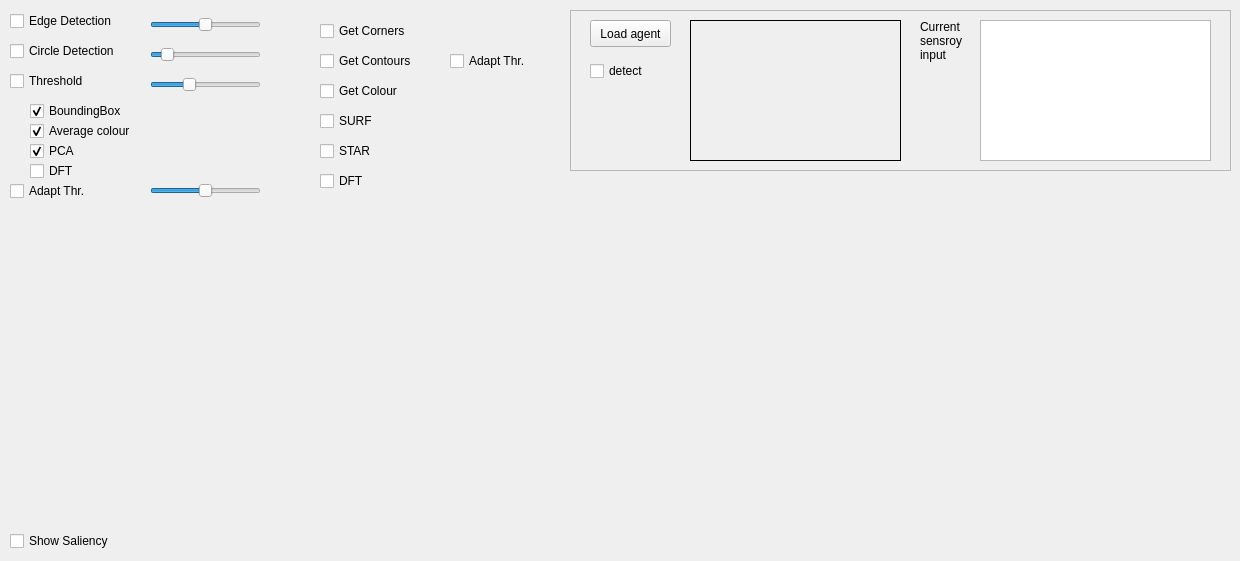
      <widget class="QWidget" name="tab_10">
       <attribute name="title">
        <string>CV</string>
       </attribute>
       <widget class="QSlider" name="horizontalSlider">
        <property name="geometry">
         <rect>
          <x>150</x>
          <y>10</y>
          <width>111</width>
          <height>29</height>
         </rect>
        </property>
        <property name="value">
         <number>50</number>
        </property>
        <property name="orientation">
         <enum>Qt::Horizontal</enum>
        </property>
       </widget>
       <widget class="QCheckBox" name="checkBox_2">
        <property name="geometry">
         <rect>
          <x>10</x>
          <y>10</y>
          <width>131</width>
          <height>22</height>
         </rect>
        </property>
        <property name="text">
         <string>Edge Detection</string>
        </property>
       </widget>
       <widget class="QSlider" name="horizontalSlider_2">
        <property name="geometry">
         <rect>
          <x>150</x>
          <y>40</y>
          <width>111</width>
          <height>29</height>
         </rect>
        </property>
        <property name="value">
         <number>10</number>
        </property>
        <property name="sliderPosition">
         <number>10</number>
        </property>
        <property name="orientation">
         <enum>Qt::Horizontal</enum>
        </property>
       </widget>
       <widget class="QCheckBox" name="checkBox_6">
        <property name="geometry">
         <rect>
          <x>10</x>
          <y>40</y>
          <width>141</width>
          <height>22</height>
         </rect>
        </property>
        <property name="text">
         <string>Circle Detection</string>
        </property>
       </widget>
       <widget class="QCheckBox" name="checkBox_15">
        <property name="geometry">
         <rect>
          <x>30</x>
          <y>140</y>
          <width>97</width>
          <height>22</height>
         </rect>
        </property>
        <property name="text">
         <string>PCA</string>
        </property>
        <property name="checked">
         <bool>true</bool>
        </property>
       </widget>
       <widget class="QCheckBox" name="checkBox_20">
        <property name="geometry">
         <rect>
          <x>30</x>
          <y>160</y>
          <width>101</width>
          <height>22</height>
         </rect>
        </property>
        <property name="text">
         <string>DFT</string>
        </property>
        <property name="checked">
         <bool>false</bool>
        </property>
       </widget>
       <widget class="QCheckBox" name="checkBox_14">
        <property name="geometry">
         <rect>
          <x>30</x>
          <y>120</y>
          <width>131</width>
          <height>22</height>
         </rect>
        </property>
        <property name="text">
         <string>Average colour</string>
        </property>
        <property name="checked">
         <bool>true</bool>
        </property>
       </widget>
       <widget class="QCheckBox" name="checkBox_13">
        <property name="geometry">
         <rect>
          <x>30</x>
          <y>100</y>
          <width>121</width>
          <height>22</height>
         </rect>
        </property>
        <property name="text">
         <string>BoundingBox</string>
        </property>
        <property name="checked">
         <bool>true</bool>
        </property>
       </widget>
       <widget class="QSlider" name="horizontalSlider_4">
        <property name="geometry">
         <rect>
          <x>150</x>
          <y>70</y>
          <width>111</width>
          <height>29</height>
         </rect>
        </property>
        <property name="value">
         <number>33</number>
        </property>
        <property name="orientation">
         <enum>Qt::Horizontal</enum>
        </property>
       </widget>
       <widget class="QCheckBox" name="checkBox_11">
        <property name="geometry">
         <rect>
          <x>10</x>
          <y>70</y>
          <width>97</width>
          <height>22</height>
         </rect>
        </property>
        <property name="text">
         <string>Threshold</string>
        </property>
       </widget>
       <widget class="QCheckBox" name="checkBox_12">
        <property name="geometry">
         <rect>
          <x>10</x>
          <y>180</y>
          <width>97</width>
          <height>22</height>
         </rect>
        </property>
        <property name="text">
         <string>Adapt Thr.</string>
        </property>
       </widget>
       <widget class="QCheckBox" name="checkBox_10">
        <property name="geometry">
         <rect>
          <x>450</x>
          <y>50</y>
          <width>97</width>
          <height>22</height>
         </rect>
        </property>
        <property name="text">
         <string>Adapt Thr.</string>
        </property>
       </widget>
       <widget class="QCheckBox" name="checkBox_3">
        <property name="geometry">
         <rect>
          <x>320</x>
          <y>20</y>
          <width>151</width>
          <height>22</height>
         </rect>
        </property>
        <property name="text">
         <string>Get Corners</string>
        </property>
       </widget>
       <widget class="QCheckBox" name="checkBox_4">
        <property name="geometry">
         <rect>
          <x>320</x>
          <y>50</y>
          <width>131</width>
          <height>22</height>
         </rect>
        </property>
        <property name="text">
         <string>Get Contours</string>
        </property>
       </widget>
       <widget class="QCheckBox" name="checkBox_21">
        <property name="geometry">
         <rect>
          <x>320</x>
          <y>170</y>
          <width>97</width>
          <height>22</height>
         </rect>
        </property>
        <property name="text">
         <string>DFT</string>
        </property>
       </widget>
       <widget class="QCheckBox" name="checkBox_5">
        <property name="geometry">
         <rect>
          <x>320</x>
          <y>80</y>
          <width>131</width>
          <height>22</height>
         </rect>
        </property>
        <property name="text">
         <string>Get Colour</string>
        </property>
       </widget>
       <widget class="QCheckBox" name="checkBox_8">
        <property name="geometry">
         <rect>
          <x>320</x>
          <y>110</y>
          <width>131</width>
          <height>22</height>
         </rect>
        </property>
        <property name="text">
         <string>SURF</string>
        </property>
       </widget>
       <widget class="QCheckBox" name="checkBox_9">
        <property name="geometry">
         <rect>
          <x>320</x>
          <y>140</y>
          <width>131</width>
          <height>22</height>
         </rect>
        </property>
        <property name="text">
         <string>STAR</string>
        </property>
       </widget>
       <widget class="QSlider" name="horizontalSlider_5">
        <property name="geometry">
         <rect>
          <x>150</x>
          <y>180</y>
          <width>111</width>
          <height>21</height>
         </rect>
        </property>
        <property name="value">
         <number>50</number>
        </property>
        <property name="orientation">
         <enum>Qt::Horizontal</enum>
        </property>
       </widget>
       <widget class="QCheckBox" name="checkBox_17">
        <property name="geometry">
         <rect>
          <x>10</x>
          <y>530</y>
          <width>121</width>
          <height>22</height>
         </rect>
        </property>
        <property name="text">
         <string>Show Saliency</string>
        </property>
       </widget>
       <widget class="QFrame" name="frame">
        <property name="geometry">
         <rect>
          <x>570</x>
          <y>10</y>
          <width>661</width>
          <height>161</height>
         </rect>
        </property>
        <property name="frameShape">
         <enum>QFrame::StyledPanel</enum>
        </property>
        <property name="frameShadow">
         <enum>QFrame::Raised</enum>
        </property>
        <widget class="QPushButton" name="pushButton_4">
         <property name="geometry">
          <rect>
           <x>20</x>
           <y>10</y>
           <width>81</width>
           <height>27</height>
          </rect>
         </property>
         <property name="text">
          <string>Load agent</string>
         </property>
        </widget>
        <widget class="QTextEdit" name="textEdit_3">
         <property name="geometry">
          <rect>
           <x>410</x>
           <y>10</y>
           <width>231</width>
           <height>141</height>
          </rect>
         </property>
        </widget>
        <widget class="QCheckBox" name="checkBox_16">
         <property name="geometry">
          <rect>
           <x>20</x>
           <y>50</y>
           <width>71</width>
           <height>22</height>
          </rect>
         </property>
         <property name="text">
          <string>detect</string>
         </property>
         <property name="checked">
          <bool>false</bool>
         </property>
        </widget>
        <widget class="QLabel" name="label_17">
         <property name="geometry">
          <rect>
           <x>120</x>
           <y>10</y>
           <width>211</width>
           <height>141</height>
          </rect>
         </property>
         <property name="frameShape">
          <enum>QFrame::Box</enum>
         </property>
         <property name="text">
          <string/>
         </property>
         <property name="alignment">
          <set>Qt::AlignLeading|Qt::AlignLeft|Qt::AlignTop</set>
         </property>
        </widget>
        <widget class="QLabel" name="label_18">
         <property name="geometry">
          <rect>
           <x>350</x>
           <y>10</y>
           <width>67</width>
           <height>61</height>
          </rect>
         </property>
         <property name="text">
          <string>Current
sensroy
input</string>
         </property>
         <property name="alignment">
          <set>Qt::AlignLeading|Qt::AlignLeft|Qt::AlignTop</set>
         </property>
        </widget>
       </widget>
      </widget>
